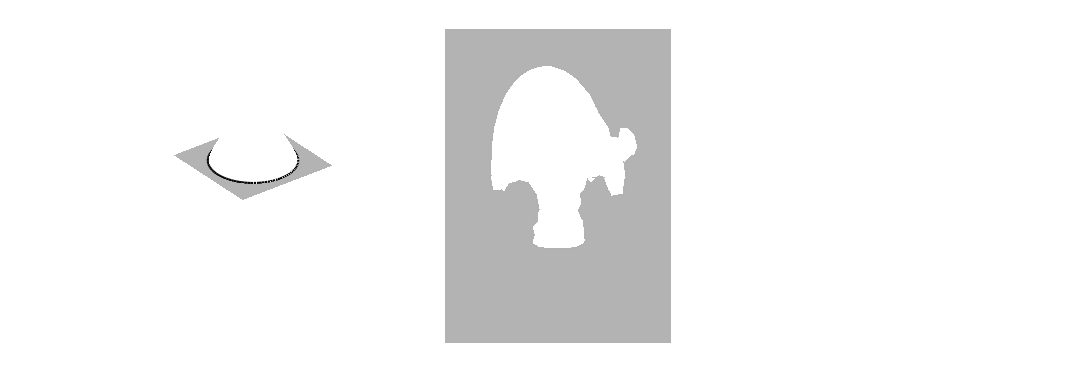

MATLAB code to generate this figure: (Note: this script raises an error after producing the figure.)
function demo_GPR_closedShape02
% Gaussian process implicit surface (GPIS) representation with thin-plate covariance function in GPR
% 
% If this code is useful for your research, please cite the related publications:
% @incollection{Calinon19chapter,
% 	author="Calinon, S. and Lee, D.",
% 	title="Learning Control",
% 	booktitle="Humanoid Robotics: a Reference",
% 	publisher="Springer",
% 	editor="Vadakkepat, P. and Goswami, A.", 
% 	year="2019",
% 	doi="10.1007/978-94-007-7194-9_68-1",
% 	pages="1--52"
% }
% @inproceedings{Williams07,
% 	author = "Williams, O. and Fitzgibbon, A.",
% 	title = "Gaussian Process Implicit Surfaces",
% 	booktitle = "Gaussian Processes in Practice",
% 	year = "2007"
% }
% 
% Copyright (c) 2019 Idiap Research Institute, http://idiap.ch/
% Written by Sylvain Calinon, http://calinon.ch/
% 
% This file is part of PbDlib, http://www.idiap.ch/software/pbdlib/
% 
% PbDlib is free software: you can redistribute it and/or modify
% it under the terms of the GNU General Public License version 3 as
% published by the Free Software Foundation.
% 
% PbDlib is distributed in the hope that it will be useful,
% but WITHOUT ANY WARRANTY; without even the implied warranty of
% MERCHANTABILITY or FITNESS FOR A PARTICULAR PURPOSE. See the
% GNU General Public License for more details.
% 
% You should have received a copy of the GNU General Public License
% along with PbDlib. If not, see <http://www.gnu.org/licenses/>.

addpath('./m_fcts/');


%% Parameters
%%%%%%%%%%%%%%%%%%%%%%%%%%%%%%%%%%%%%%%%%%%%%%%%%%%%%%%%%%%%%%%%%%%%%%%%%
nbVarX = 2; %Dimension of x
nbVarY = 1; %Dimension of y 
nbDataRepro = 20.^2; %Number of datapoints in a reproduction
nbRepros = 6; %Number of randomly sampled reproductions
p(1)=1E0; p(2)=1E-5; %Thin-plate covariance function parameters 
SigmaY = eye(nbVarY);


%% Generate data
%%%%%%%%%%%%%%%%%%%%%%%%%%%%%%%%%%%%%%%%%%%%%%%%%%%%%%%%%%%%%%%%%%%%%%%%%%%
x = [-3 -2 -1  0  1  2  3  3  3  2  1  1  1  0 -1 -1 -1 -2 -3 -3;
		  2  2  2  2  2  2  2  1  0  0  0 -1 -2 -2 -2 -1  0  0  0  1];
x = [x, mean(x,2), [-4, -4, 4, 4; 4 -4 -4 4]] .*1E-1;
x = x(:,6:end); %Simulate missing datapoints
nbData = size(x,2);
y = [zeros(1,nbData-5), 1, -1, -1, -1, -1];
Data = [x; y];


%% Reproduction with GPR
%%%%%%%%%%%%%%%%%%%%%%%%%%%%%%%%%%%%%%%%%%%%%%%%%%%%%%%%%%%%%%%%%%%%%%%%%
%Mean computation
[Xm, Ym] = meshgrid(linspace(-.5,.5,nbDataRepro.^.5), linspace(-.5,.5,nbDataRepro.^.5));
xs = [Xm(:)'; Ym(:)'];
p(1) = max(max(pdist2(xs', xs'))); %Refine thin-plate covariance function parameter

rc = 4E-1;
S = eye(nbVarX) .* rc.^-2;
MuS = .5 .* rc .* diag(1 - xs' * S * xs)';
Mu = .5 .* rc .* diag(1 - x' * S * x)';

K = covFct(x, x, p, 1); %Inclusion of noise on the inputs for the computation of K
Ks = covFct(xs, x, p);
% r(1).Data = [xs; (Ks / K * y')']; %GPR with Mu=0
r(1).Data = [xs; MuS + (Ks / K * (y - Mu)')']; 

%Uncertainty evaluation
Kss = covFct(xs, xs, p); 
S = Kss - Ks / K * Ks';
r(1).SigmaOut = zeros(nbVarY, nbVarY, nbData);
for t=1:nbDataRepro
	r(1).SigmaOut(:,:,t) = SigmaY * S(t,t); 
end

%Generate stochastic samples from the prior 
[V,D] = eig(Kss);
for n=2:nbRepros/2
	yp = real(V*D^.5) * randn(nbDataRepro, nbVarY) * SigmaY .* 2E-1; 
	r(n).Data = [xs; yp'];
end

%Generate stochastic samples from the posterior 
[V,D] = eig(S);
for n=nbRepros/2+1:nbRepros
	ys = real(V*D^.5) * randn(nbDataRepro, nbVarY) * SigmaY .* 0.5 + r(1).Data(nbVarX+1:end,:)'; 
	r(n).Data = [xs; ys'];
end


%% Spatial plots 
%%%%%%%%%%%%%%%%%%%%%%%%%%%%%%%%%%%%%%%%%%%%%%%%%%%%%%%%%%%%%%%%%%%%%%%%%
figure('PaperPosition',[0 0 14 5],'position',[10 10 2500 900]); 
colormap([.7 .7 .7]);

%Plot center of GP (acting as prior if points on the contours are missing)
subplot(1,3,1); hold on; axis off; rotate3d on;
% for n=2:nbRepros/2
% 	coltmp = [.5 .5 .5] + [.5 .5 .5].*rand(1);
% 	mesh(Xm, Ym, reshape(r(n).Data(3,:), nbDataRepro.^.5, nbDataRepro.^.5), 'facealpha',.4,'edgealpha',.4,'facecolor',coltmp,'edgecolor',coltmp); %Prior samples
% end
mesh(Xm, Ym, reshape(MuS, nbDataRepro.^.5, nbDataRepro.^.5), 'facealpha',.8,'edgealpha',.8);
mesh(Xm, Ym, zeros(nbDataRepro.^.5, nbDataRepro.^.5), 'facealpha',.3,'edgealpha',.3,'facecolor',[0 0 0],'edgecolor',[0 0 0]);
tl = linspace(0,2*pi,100);
plot(cos(tl)*rc, sin(tl)*rc, 'k-','linewidth',2);
view(3); axis vis3d;

%Plot posterior distribution 
subplot(1,3,2); hold on; axis off; rotate3d on;
% for n=nbRepros/2+1:nbRepros
% 	coltmp = [.5 .5 .5] + [.5 .5 .5].*rand(1);
% 	mesh(Xm, Ym, reshape(r(n).Data(3,:), nbDataRepro.^.5, nbDataRepro.^.5), 'facealpha',.4,'edgealpha',.4,'facecolor',coltmp,'edgecolor',coltmp); %posterior samples
% end
mesh(Xm, Ym, reshape(r(1).Data(3,:), nbDataRepro.^.5, nbDataRepro.^.5), 'facealpha',.8,'edgealpha',.8);
mesh(Xm, Ym, zeros(nbDataRepro.^.5, nbDataRepro.^.5), 'facealpha',.3,'edgealpha',.3,'facecolor',[0 0 0],'edgecolor',[0 0 0]);
contour(Xm, Ym, reshape(r(1).Data(3,:), nbDataRepro.^.5, nbDataRepro.^.5), [0,0], 'linewidth',2,'color',[0 0 0]); 
plot3(Data(1,1:end-5), Data(2,1:end-5), Data(3,1:end-5), '.','markersize',18,'color',[.8 0 0]);
plot3(Data(1,end-4), Data(2,end-4), Data(3,end-4), '.','markersize',18,'color',[0 0 .8]);
plot3(Data(1,end-3:end), Data(2,end-3:end), Data(3,end-3:end), '.','markersize',18,'color',[0 .7 0]);
view(3); axis vis3d;

subplot(1,3,3); hold on; axis off; 
contour(Xm, Ym, reshape(r(1).Data(3,:), nbDataRepro.^.5, nbDataRepro.^.5), [0,0], 'linewidth',2,'color',[0 0 0]); 
contour(Xm, Ym, reshape(r(1).Data(3,:)+2E0.*diag(S).^.5', nbDataRepro.^.5, nbDataRepro.^.5), [0,0], 'linewidth',1,'color',[.6 .6 .6]); 
contour(Xm, Ym, reshape(r(1).Data(3,:)-2E0.*diag(S).^.5', nbDataRepro.^.5, nbDataRepro.^.5), [0,0], 'linewidth',1,'color',[.6 .6 .6]); 
plot(Data(1,1:end-5), Data(2,1:end-5), '.','markersize',18,'color',[1 0 0]);
plot(Data(1,end-4), Data(2,end-4), '.','markersize',18,'color',[0 0 .8]);
plot(Data(1,end-3:end), Data(2,end-3:end), '.','markersize',18,'color',[0 .7 0]);
axis equal;
% print('-dpng','graphs/GPR_GPIS01.png');

pause;
close all;
end


function K = covFct(x1, x2, p, flag_noiseObs)
	if nargin<4
		flag_noiseObs = 0;
	end
	
	%Thin plate covariance function (for 3D implicit shape)
	K = 12.^-1 .* (2 .* pdist2(x1',x2').^3 - 3 .* p(1) .* pdist2(x1',x2').^2 + p(1).^3);	

% 	%Thin plate covariance function (for 2D implicit shape -> does not seem to work)
% 	K = 2 .* pdist2(x1',x2').^2 .* log(pdist2(x1',x2')) - (1 + 2.*log(p(1))) .* pdist2(x1',x2').^2 + p(1).^2;
	
% 	%RBF covariance function
% 	K = 1E-1 .* exp(-p(1)^-1 .* pdist2(x1',x2').^2);
	
	if flag_noiseObs==1
		K = K + p(2) .* eye(size(x1,2),size(x2,2)); %Consideration of noisy observation y
	end
end